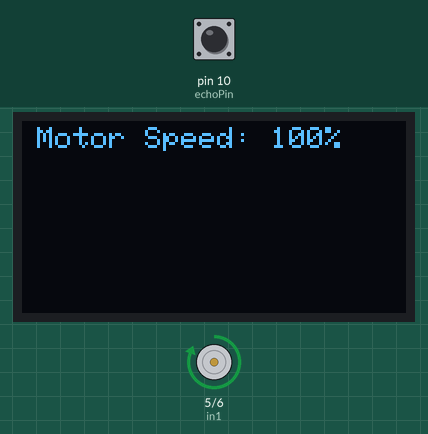
Recording of a sketch running on a simulated Arduino Uno, built with avr-gcc and run on an emulated ATmega328P. Shown: 128×64 one-colour display, motor-driver pin pairs drawn as motors (green arrow = first pin HIGH = forward, orange = second pin HIGH = backward, longer = more drive, scaled by the enable pin). Inputs (shaded band) come from the test bench; at power-on: pin 10 (echoPin) LOW.

Above: at 2.1 s.
At 12.7 s:
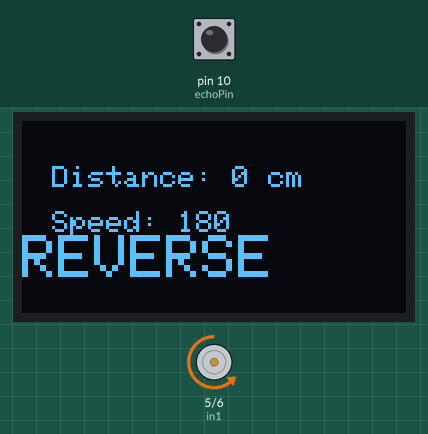
12.8 s: pin 10 (echoPin) pulsed HIGH 2 times (0.12 s each, 0.3 s apart)
At 13.5 s:
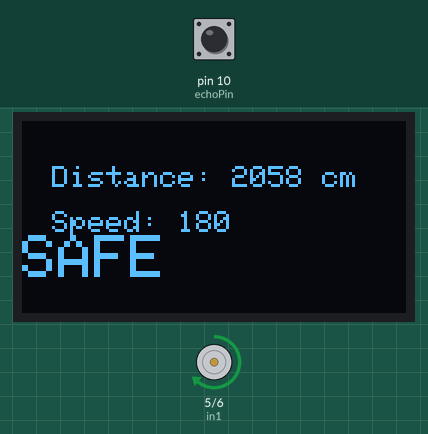
Timing chart, 0 to 15.8 s (numbered marks = the images above; inputs shaded):
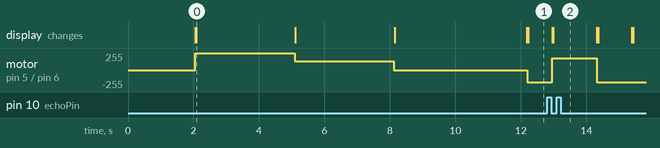

The sketch:

dist_motor_contr_v1.1.ino
```cpp
#include <SPI.h>
#include <Wire.h>
#include <Adafruit_GFX.h>
#include <Adafruit_SH110X.h>

#define SCREEN_WIDTH 128
#define SCREEN_HEIGHT 64

Adafruit_SH1106G display = Adafruit_SH1106G(SCREEN_WIDTH, SCREEN_HEIGHT, &Wire, -1);
// SCL - A5, SDA - A4

const int trigPin = 9;
const int echoPin = 10;
const int in1 = 5;
const int in2 = 6;
const int ena = 3;

long duration;
// float distance;
int distance; // use int distance if decimal accuracy is not required

void setup() {
  // put your setup code here, to run once:
  pinMode(trigPin, OUTPUT);
  pinMode(echoPin, INPUT);
  pinMode(in1, OUTPUT);
  pinMode(in2, OUTPUT);
  pinMode(ena, OUTPUT);

  Serial.begin(9600);

  display.begin(0x3c, true);

  delay(2000);

  display.clearDisplay();
  display.setTextSize(1);
  display.setTextColor(SH110X_WHITE);
  display.setCursor(0, 10);
  display.println("Initializing...");
  display.display();

  runMotor(255, true);
  display.clearDisplay();
  display.setTextSize(1);
  display.setCursor(5, 2);
  display.println("Motor Speed: 100%");
  display.display();
  delay(3000);

  runMotor(128, true);
  display.clearDisplay();
  display.setTextSize(1);
  display.setCursor(5, 2);
  display.println("Motor Speed: 50%");
  display.display();
  delay(3000);

  runMotor(0, true);
  display.clearDisplay();
  display.setTextSize(1);
  display.setCursor(5, 2);
  display.println("Motor Speed: 0%");
  display.display();
  delay(3000);

  // delay(2500);
}

void loop() {
  // put your main code here, to run repeatedly:
  digitalWrite(trigPin, LOW);
  delay(2);
  digitalWrite(trigPin, HIGH);
  delay(10);
  digitalWrite(trigPin, LOW);

  duration = pulseIn(echoPin, HIGH);
  distance = duration * 0.0343/2; //0.0343 = speed of sound in air in cm/microsec

  display.clearDisplay();
  display.setTextSize(1);
  display.setTextColor(SH110X_WHITE);
  display.setCursor(10, 15);
  display.print("Distance: ");
  display.print(String(distance));
  display.println(" cm");
  display.display();

  display.setTextSize(1);
  display.setCursor(10, 30);

  if (distance >= 25) {
    display.println(String("Speed: ") + String(180));
    display.setTextSize(2);
    display.println("SAFE");
    runMotor(180, true);
  }
  else if (distance > 15 && distance < 25) {
    display.println(String("Speed: ") + String(150));
    display.setTextSize(2);
    display.println("WARNING");
    runMotor(150, true);
  }
  else if (distance <= 15 && distance > 10) {
    display.println(String("Speed: ") + String(128));
    display.setTextSize(2);
    display.println("DANGER");
    runMotor(128, true);
  }
  else if (distance <= 10) {
    display.println(String("Speed: ") + String(180));
    display.setTextSize(2);
    display.println("REVERSE");
    runMotor(180, false);
  }

  display.display();
}

void runMotor (int speed, bool forward) {
  if (forward) {
    digitalWrite(in1, HIGH);
    digitalWrite(in2, LOW);
  } else {
    digitalWrite(in1, LOW);
    digitalWrite(in2, HIGH);
  }

  analogWrite(ena, speed);
}
```

Measured:
- after the input at 12.8 s, motor on pin 5 (in1) / pin 6 (in2): backward 180/255 → forward 180/255 after 0.15 s, → backward 180/255 1.4 s later; the display: first changes after 0.15 s (image 2 shows a later state)
- what the display in image 0 shows lasts 3.0 s, from 2.1 s to 5.1 s
